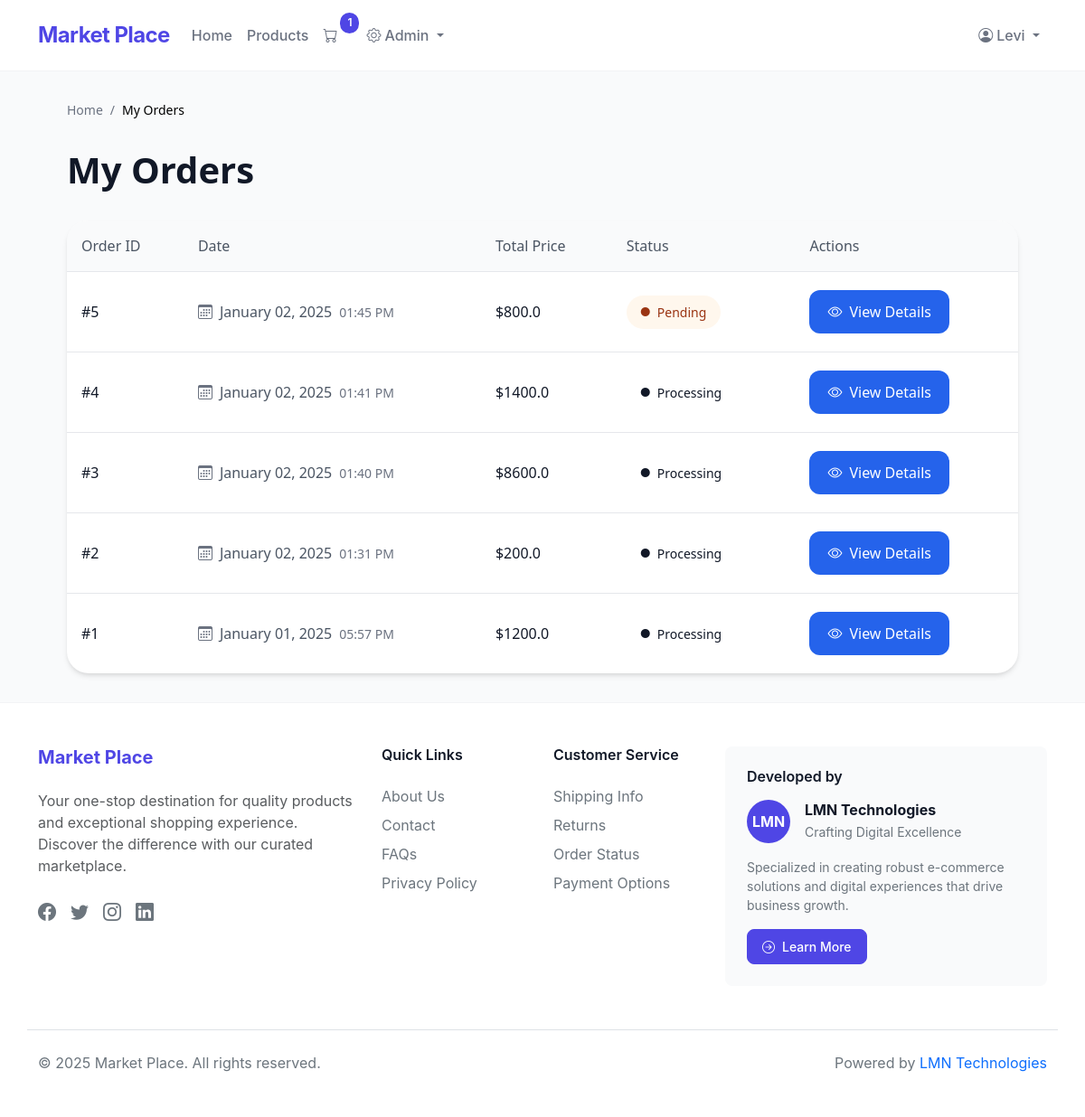
The app's page /my_orders (signed in), older data.
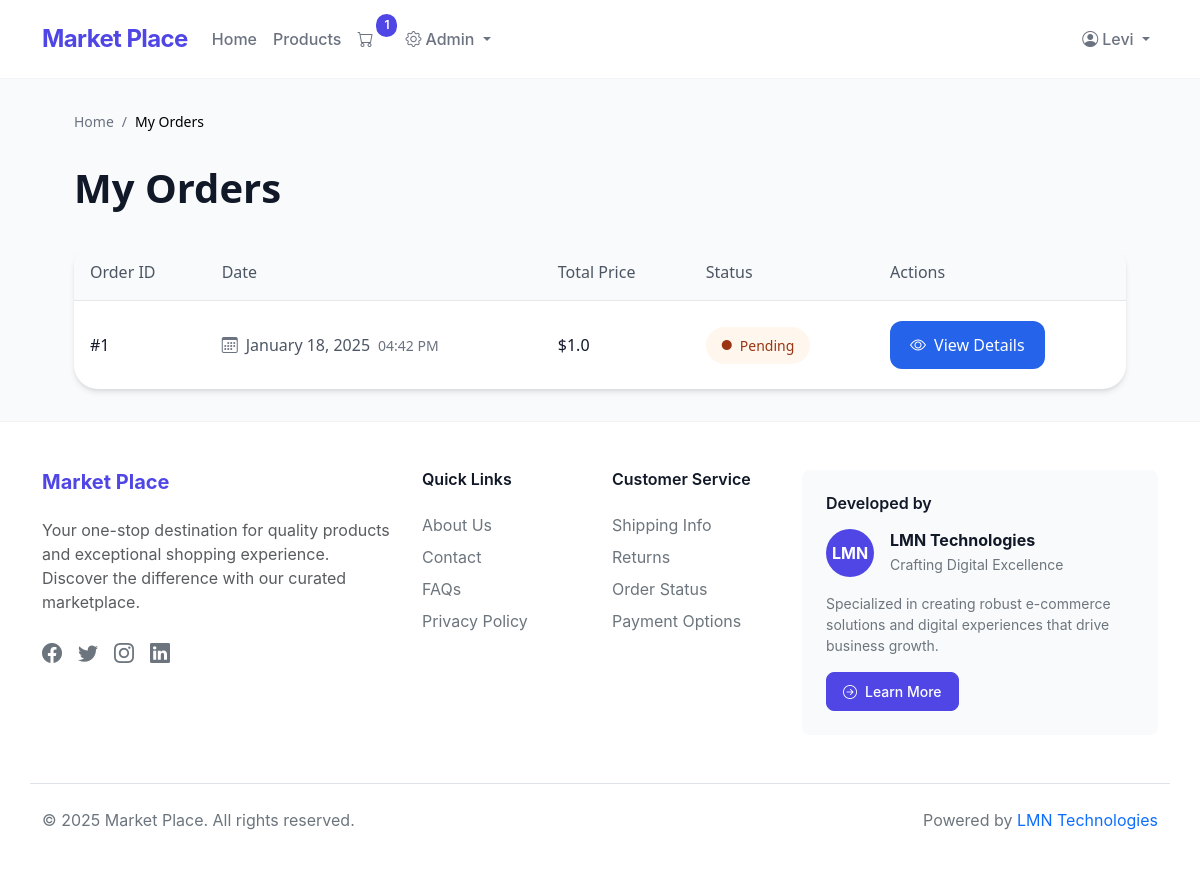
The same page, newer data.
### app.py (models this page shows)
class Order(db.Model):
    __tablename__ = 'orders'
    id = db.Column(db.Integer, primary_key=True)
    user_id = db.Column(db.Integer, db.ForeignKey('users.id'), nullable=False)
    total_price = db.Column(db.Float, nullable=False)
    status = db.Column(db.String(50), nullable=False, default='Pending')
    created_at = db.Column(db.DateTime, nullable=False, default=db.func.current_timestamp())
    order_items = db.relationship('OrderItem', backref='order', lazy=True)
    payment = db.relationship('Payment', backref='order', uselist=False, cascade="all, delete-orphan")

### app.py (the view)
@app.route('/my_orders')
def my_orders():
    if 'user_id' not in session:
        flash('Please log in to view your orders.', 'info')
        return redirect(url_for('login'))
    user_orders = Order.query.filter_by(user_id=session['user_id']).order_by(Order.created_at.desc()).all()
    return render_template('my_orders.html', orders=user_orders)

### app.py (called while the page is built)
def get_cart_unique_items():
    if 'user_id' in session:
        order = Order.query.filter_by(user_id=session['user_id'], status="Pending").first()
        if order:
            return OrderItem.query.filter_by(order_id=order.id).count()
    return 0

@app.context_processor
def inject_cart_count():
    return dict(cart_count=get_cart_unique_items())

### templates/my_orders.html (shortened to what this page needs)
{% extends "base.html" %}
{% block content %}
<div class="orders-container">
    <nav class="breadcrumb">
        <a href="{{ url_for('home') }}">Home</a>
        <span>/</span>
        <span class="current">My Orders</span>
    </nav>
    <div class="orders-header">
        <h1>My Orders</h1>
    </div>
    {% if orders %}
    <div class="orders-table-container">
        <table class="orders-table">
            <thead>
                <tr>
                    <th>Order ID</th>
                    <th>Date</th>
                    <th>Total Price</th>
                    <th>Status</th>
                    <th>Actions</th>
                </tr>
            </thead>
            <tbody>
                {% for order in orders %}
                <tr>
                    <td class="order-id">
                        #{{ order.id }}
                    </td>
                    <td class="order-date">
                        <div class="date-info">
                            <i class="bi bi-calendar3"></i>
                            {{ order.created_at.strftime('%B %d, %Y') }}
                            <div class="time">{{ order.created_at.strftime('%I:%M %p') }}</div>
                        </div>
                    </td>
                    <td class="order-price">
                        <div class="price">${{ order.total_price }}</div>
                    </td>
                    <td class="order-status">
                        <span class="status-badge {{ order.status.lower() }}">
                            <i class="bi bi-circle-fill"></i>
                            {{ order.status }}
                        </span>
                    </td>
                    <td class="order-actions">
                        <a href="{{ url_for('order_confirmation', order_id=order.id) }}" class="view-order-btn">
                            <i class="bi bi-eye"></i>
                            View Details
                        </a>
                    </td>
                </tr>
                {% endfor %}
            </tbody>
        </table>
    </div>
    {% endif %}
</div>
{% endblock %}

Row changes from the older to the newer data that the page shows:
removed Order: id "5", created_at "January 02, 2025", created_at "01:45 PM", total_price "800.0", status "Pending"
removed Order: id "4", created_at "January 02, 2025", created_at "01:41 PM", total_price "1400.0", status "Processing"
removed Order: id "3", created_at "January 02, 2025", created_at "01:40 PM", total_price "8600.0", status "Processing"
removed Order: id "2", created_at "January 02, 2025", created_at "01:31 PM", total_price "200.0", status "Processing"
changed Order id 1: created_at "January 01, 2025" → "January 18, 2025"; created_at "05:57 PM" → "04:42 PM"; total_price "1200.0" → "1.0"; status "Processing" → "Pending"
